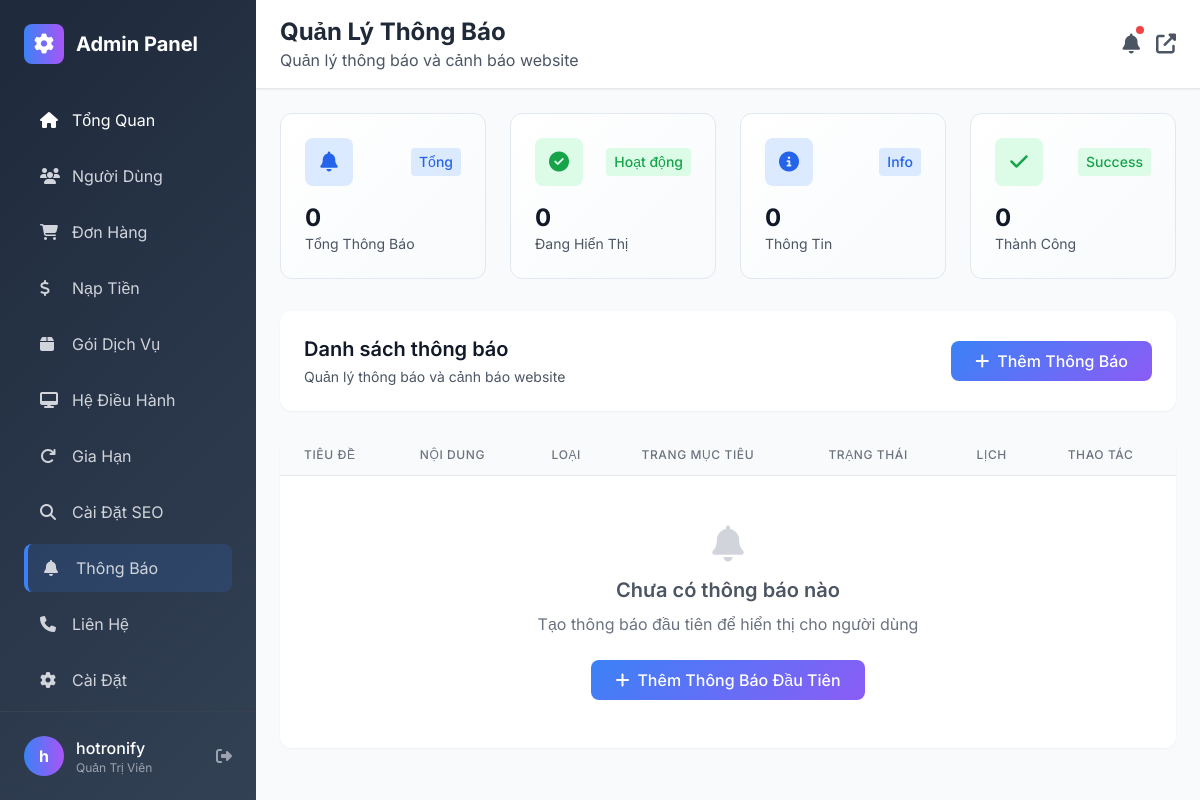
The app's page /admin/notifications.php (signed in), older data.
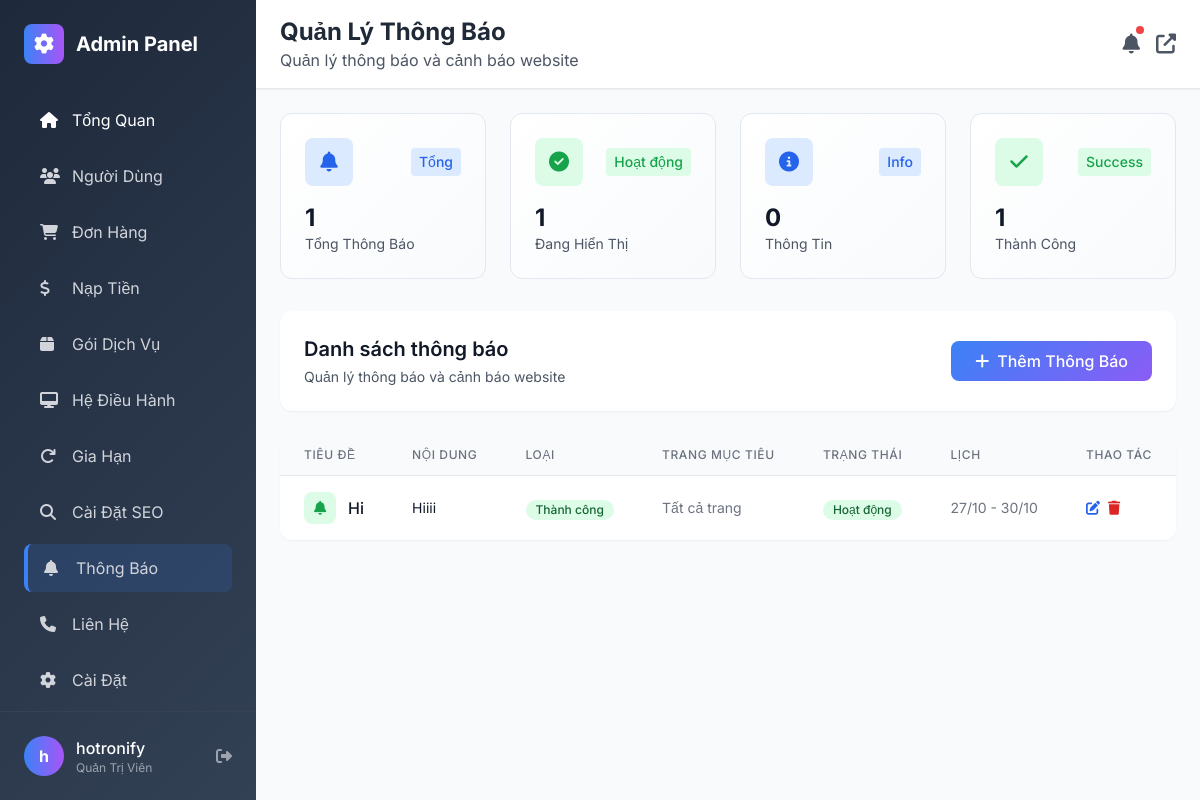
The same page, newer data.
### tables this page shows
CREATE TABLE `notifications` (
  `id` int(11) NOT NULL,
  `title` varchar(255) NOT NULL,
  `message` text NOT NULL,
  `type` enum('info','success','warning','error') DEFAULT 'info',
  `target_page` varchar(100) DEFAULT NULL,
  `is_active` tinyint(1) DEFAULT 1,
  `start_date` datetime DEFAULT NULL,
  `end_date` datetime DEFAULT NULL,
  `created_at` timestamp NULL DEFAULT current_timestamp(),
  `updated_at` timestamp NULL DEFAULT current_timestamp() ON UPDATE current_timestamp()
);

### database.php (called while the page is built, shortened)
<?php
$servername = "139.99.44.189";
$username = "arownebv5xy_database";
$password = "arownebv5xy_database";
$dbname = "arownebv5xy_database";
$conn = new mysqli($servername, $username, $password, $dbname);
$conn->set_charset("utf8mb4");
function executeQuery($sql, $params = []) {
    global $conn;
    $stmt = $conn->prepare($sql);
    if (!empty($params)) {
        $types = str_repeat('s', count($params));
        $stmt->bind_param($types, ...$params);
    }
    $stmt->execute();
    return $stmt;
}
function fetchAll($sql, $params = []) {
    $stmt = executeQuery($sql, $params);
    $result = $stmt->get_result();
    return $result->fetch_all(MYSQLI_ASSOC);
}
?>

### admin/notifications.php (the view, shortened to what the changed rows need)
<?php
require_once '../database.php';
$notifications = fetchAll("SELECT * FROM notifications ORDER BY created_at DESC");
$total_notifications = count($notifications);
$active_notifications = count(fetchAll("SELECT id FROM notifications WHERE is_active = 1"));
$success_notifications = count(fetchAll("SELECT id FROM notifications WHERE type = 'success'"));
function getNotificationColor($type) {
    switch($type) {
        case 'success': return 'green';
    }
}
function getNotificationTypeLabel($type) {
    switch($type) {
        case 'success': return 'Thành công';
    }
}
?>
<div class="grid grid-cols-1 md:grid-cols-2 lg:grid-cols-4 gap-6 mb-8">
    <div class="stat-card rounded-xl p-6 card-hover">
        <div class="flex items-center justify-between mb-4">
            <div class="w-12 h-12 bg-blue-100 rounded-lg flex items-center justify-center">
            </div>
            <span class="text-sm font-medium text-blue-600 bg-blue-100 px-2 py-1 rounded">Tổng</span>
        </div>
        <h3 class="text-2xl font-bold text-gray-900"><?= number_format($total_notifications) ?></h3>
        <p class="text-gray-600 text-sm">Tổng Thông Báo</p>
    </div>
    <div class="stat-card rounded-xl p-6 card-hover">
        <div class="flex items-center justify-between mb-4">
            <div class="w-12 h-12 bg-green-100 rounded-lg flex items-center justify-center">
            </div>
            <span class="text-sm font-medium text-green-600 bg-green-100 px-2 py-1 rounded">Hoạt động</span>
        </div>
        <h3 class="text-2xl font-bold text-gray-900"><?= number_format($active_notifications) ?></h3>
        <p class="text-gray-600 text-sm">Đang Hiển Thị</p>
    </div>
    <div class="stat-card rounded-xl p-6 card-hover">
        <div class="flex items-center justify-between mb-4">
            <div class="w-12 h-12 bg-green-100 rounded-lg flex items-center justify-center">
            </div>
            <span class="text-sm font-medium text-green-600 bg-green-100 px-2 py-1 rounded">Success</span>
        </div>
        <h3 class="text-2xl font-bold text-gray-900"><?= number_format($success_notifications) ?></h3>
        <p class="text-gray-600 text-sm">Thành Công</p>
    </div>
</div>
<div class="bg-white rounded-xl shadow-sm p-6 mb-6">
    <div class="flex flex-col sm:flex-row sm:items-center sm:justify-between gap-4">
        <div>
            <h2 class="text-xl font-semibold text-gray-900">Danh sách thông báo</h2>
        </div>
    </div>
</div>
<div class="bg-white rounded-xl shadow-sm overflow-hidden">
    <div class="overflow-x-auto">
        <table class="min-w-full divide-y divide-gray-200">
            <thead class="bg-gray-50">
                <tr>
                    <th class="px-6 py-3 text-left text-xs font-medium text-gray-500 uppercase tracking-wider">Tiêu đề</th>
                    <th class="px-6 py-3 text-left text-xs font-medium text-gray-500 uppercase tracking-wider">Nội dung</th>
                    <th class="px-6 py-3 text-left text-xs font-medium text-gray-500 uppercase tracking-wider">Loại</th>
                    <th class="px-6 py-3 text-left text-xs font-medium text-gray-500 uppercase tracking-wider">Trang mục tiêu</th>
                    <th class="px-6 py-3 text-left text-xs font-medium text-gray-500 uppercase tracking-wider">Trạng thái</th>
                    <th class="px-6 py-3 text-left text-xs font-medium text-gray-500 uppercase tracking-wider">Lịch</th>
                    <th class="px-6 py-3 text-left text-xs font-medium text-gray-500 uppercase tracking-wider">Thao tác</th>
                </tr>
            </thead>
            <tbody class="bg-white divide-y divide-gray-200">
                <?php if (empty($notifications)): ?>
                    <tr>
                        <td colspan="7" class="px-6 py-12 text-center text-gray-500">
                            <i class="fas fa-bell text-4xl mb-3 text-gray-300"></i>
                            <h3 class="text-xl font-semibold text-gray-600 mb-2">Chưa có thông báo nào</h3>
                            <p class="text-gray-500 mb-6">Tạo thông báo đầu tiên để hiển thị cho người dùng</p>
                            <button onclick="showAddModal()"
                                    class="btn-primary text-white px-6 py-2 rounded-lg font-medium">
                                <i class="fas fa-plus mr-2"></i>Thêm Thông Báo Đầu Tiên
                            </button>
                        </td>
                    </tr>
                <?php else: ?>
                    <?php foreach ($notifications as $notification): ?>
                        <tr class="hover:bg-gray-50 transition-colors">
                            <td class="px-6 py-4">
                                <div class="flex items-center">
                                    <div class="w-8 h-8 bg-<?= getNotificationColor($notification['type']) ?>-100 rounded-lg flex items-center justify-center mr-3">
                                        <i class="fas fa-bell text-<?= getNotificationColor($notification['type']) ?>-600 text-sm"></i>
                                    </div>
                                    <span class="font-medium text-gray-900"><?= htmlspecialchars($notification['title']) ?></span>
                                </div>
                            </td>
                            <td class="px-6 py-4">
                                <div class="text-sm text-gray-900 max-w-xs truncate" title="<?= htmlspecialchars($notification['message']) ?>">
                                    <?= htmlspecialchars($notification['message']) ?>
                                </div>
                            </td>
                            <td class="px-6 py-4 whitespace-nowrap">
                                <span class="inline-flex items-center px-2.5 py-0.5 rounded-full text-xs font-medium bg-<?= getNotificationColor($notification['type']) ?>-100 text-<?= getNotificationColor($notification['type']) ?>-800">
                                    <?= getNotificationTypeLabel($notification['type']) ?>
                                </span>
                            </td>
                            <td class="px-6 py-4 whitespace-nowrap text-sm text-gray-500">
                                <?= $notification['target_page'] ? ucfirst($notification['target_page']) : 'Tất cả trang' ?>
                            </td>
                            <td class="px-6 py-4 whitespace-nowrap">
                                <form method="POST" style="display: inline;">
                                    <button type="submit" class="inline-flex items-center">
                                        <span class="inline-flex items-center px-2.5 py-0.5 rounded-full text-xs font-medium <?= $notification['is_active'] ? 'bg-green-100 text-green-800' : 'bg-gray-100 text-gray-800' ?>">
                                            <?= $notification['is_active'] ? 'Hoạt động' : 'Không hoạt động' ?>
                                        </span>
                                    </button>
                                </form>
                            </td>
                            <td class="px-6 py-4 whitespace-nowrap text-sm text-gray-500">
                                <?php if ($notification['start_date'] && $notification['end_date']): ?>
                                    <?= date('d/m', strtotime($notification['start_date'])) ?> - <?= date('d/m', strtotime($notification['end_date'])) ?>
                                <?php elseif ($notification['start_date']): ?>
                                    Từ <?= date('d/m', strtotime($notification['start_date'])) ?>
                                <?php elseif ($notification['end_date']): ?>
                                    Đến <?= date('d/m', strtotime($notification['end_date'])) ?>
                                <?php else: ?>
                                    Luôn luôn
                                <?php endif; ?>
                            </td>
                            <td class="px-6 py-4 whitespace-nowrap text-sm font-medium">
                                <div class="flex items-center space-x-2">
                                    <button onclick="editNotification(<?= $notification['id'] ?>)"
                                            class="text-blue-600 hover:text-blue-900 transition-colors"
                                            title="Chỉnh sửa">
                                        <i class="fas fa-edit"></i>
                                    </button>
                                    <form method="POST" style="display: inline;">
                                        <button type="submit" onclick="return confirm('Bạn có chắc chắn muốn xóa thông báo này?')"
                                                class="text-red-600 hover:text-red-900 transition-colors"
                                                title="Xóa">
                                            <i class="fas fa-trash"></i>
                                        </button>
                                    </form>
                                </div>
                            </td>
                        </tr>
                    <?php endforeach; ?>
                <?php endif; ?>
            </tbody>
        </table>
    </div>
</div>
<?php
require_once 'includes/header.php';
?>

Row changes from the older to the newer data that the page shows:
added notifications: title "Hi", message "Hiiii", type "Thành công", target_page "Tất cả trang", is_active "Hoạt động", start_date "27/10", end_date "30/10"
Text that changed along with them:
$total_notifications: "0" → "1"
$active_notifications: "0" → "1"
$success_notifications: "0" → "1"
text no longer shown: "Chưa có thông báo nào Tạo thông báo đầu tiên để hiển thị cho người dùng Thêm Thông Báo Đầu Tiên"
